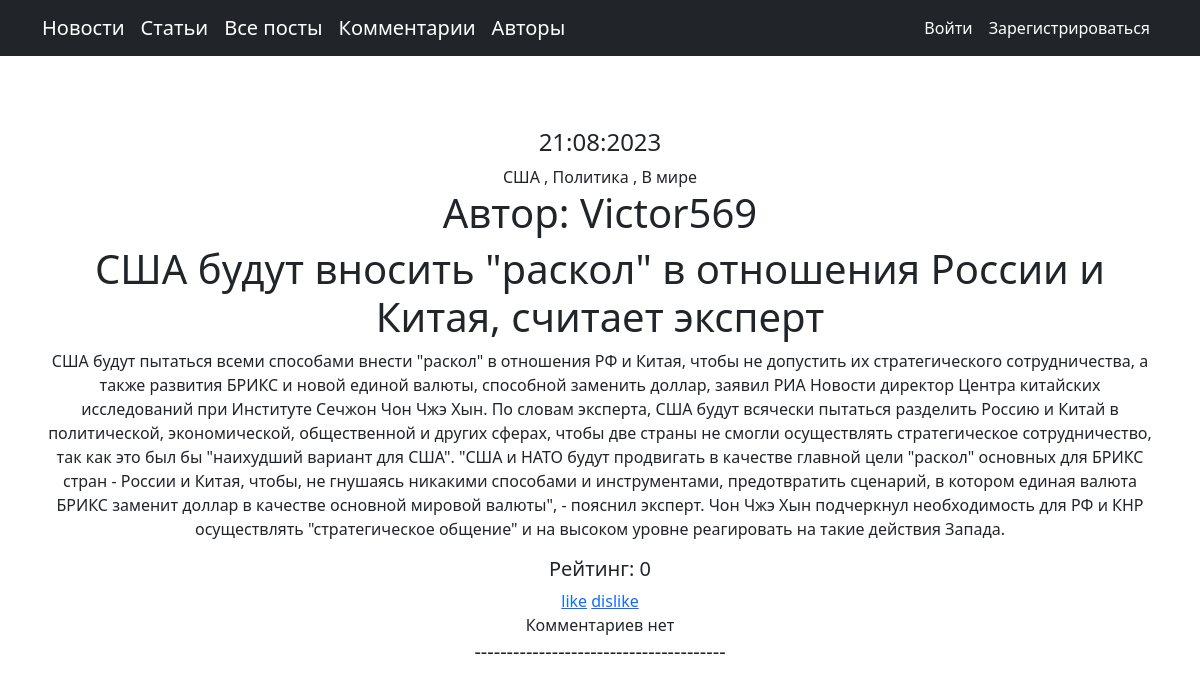
Screenshot of /news/8/ with the database file from the repository.
### newsportal/models.py (models this page shows, shortened)
class Post(models.Model):
    author = models.ForeignKey(Author, on_delete=models.CASCADE, verbose_name='Автор')
    type_post = models.CharField(max_length=1, choices=POSTS, verbose_name='Тип поста')
    time_created = models.DateTimeField(auto_now_add=True, verbose_name='Дата создания')
    category = models.ManyToManyField(Category, through="PostCategory", verbose_name='Категория')
    title =  models.CharField(max_length=255, verbose_name='Оглавление')
    content = models.TextField( verbose_name='Содержание')
    rating = models.SmallIntegerField(default=0, verbose_name='Рейтинг')

class Category(models.Model):
    name = models.CharField(max_length=150, unique=True)
    def __str__(self):
        return self.name

class Author(models.Model):
    author = models.OneToOneField(User, on_delete=models.CASCADE)
    rating = models.SmallIntegerField(default=0)
    def __str__(self):
        return self.author.username

### newsportal/views.py (the view)
# urls.py: path('news/<int:pk>/', DetailNews.as_view(), name='one_news'),
class DetailNews(DetailView):
    model = Post
    template_name = 'newsportal/one_news.html'
    context_object_name = 'news'
    def get_context_data(self, **kwargs):
        post = get_object_or_404(Post, id=self.kwargs['pk'])
        context = super().get_context_data(**kwargs)
        context['author1'] = str(post.author)
        context['admin'] = 'admin'
        return context

### newsportal/templatetags/custom_filters.py (called while the page is built)
@register.filter()
def censor(value:str):
   swear_words = ('банан', 'морков', 'карто', 'броккол', 'ананас',
                  'Банан', 'Морков', 'Карто', 'Броккол', 'Ананас',)
   for word in swear_words:
      if word in value:
          value = value.replace(word, '****')
   return value

### newsportal/templates/newsportal/one_news.html (shortened to what this page needs)
{% extends 'newsportal/default.html' %}
{% load custom_filters %}
{% block content %} <br>
<h4>{{ news.time_created|date:'d:m:Y' }}</h4>
{% if news.category.all %}
 {% for cat in news.category.all %}
{{ cat }}    {% if not forloop.last %}, {% endif %}
{% endfor %}
{% endif %}
<h1>Автор: {{ news.author }}</h1>
<h1>{{ news.title|censor }}</h1>
<p>{{ news.content|censor }}</p>
<h5>Рейтинг: {{ news.rating }}</h5>
<a href="{% url 'like' news.pk %}">like</a>
<a href="{% url 'dislike' news.pk %}">dislike</a>
{% if  news.comment_set.all %}
<br>
Комментарии: {% for comment in news.comment_set.all %}
{{ comment.user }} <br> <a href="{% url 'showcomment' comment.pk %}">{{ comment.content|censor }}</a>
<br> рейтинг  {{ comment.rating }}<hr>
{% endfor %}
{% else %}<br> Комментариев нет
{% endif %}
<br>
{% endblock content %}

### rows the page displays
Post: time_created "21:08:2023", author "Victor569", title|censor "США будут вносить \"раскол\" в отношения России и Китая, считает эксперт", content|censor "США будут пытаться всеми способами внести \"раскол\" в отношения РФ и Китая, чтобы не допустить их стратегического сотрудничества, а также развития БРИКС и новой единой валюты, способной заменить доллар, заявил РИА Новости директор Центра китайских исследований при Институте Сечжон Чон Чжэ Хын. По словам эксперта, США будут всячески пытаться разделить Россию и Китай в политической, экономической, общественной и других сферах, чтобы две страны не смогли осуществлять стратегическое сотрудничество, так как это был бы \"наихудший вариант для США\". \"США и НАТО будут продвигать в качестве главной цели \"раскол\" основных для БРИКС стран - России и Китая, чтобы, не гнушаясь никакими способами и…", rating "0"
Category: name "США"
Category: name "Политика"
Category: name "В мире"
